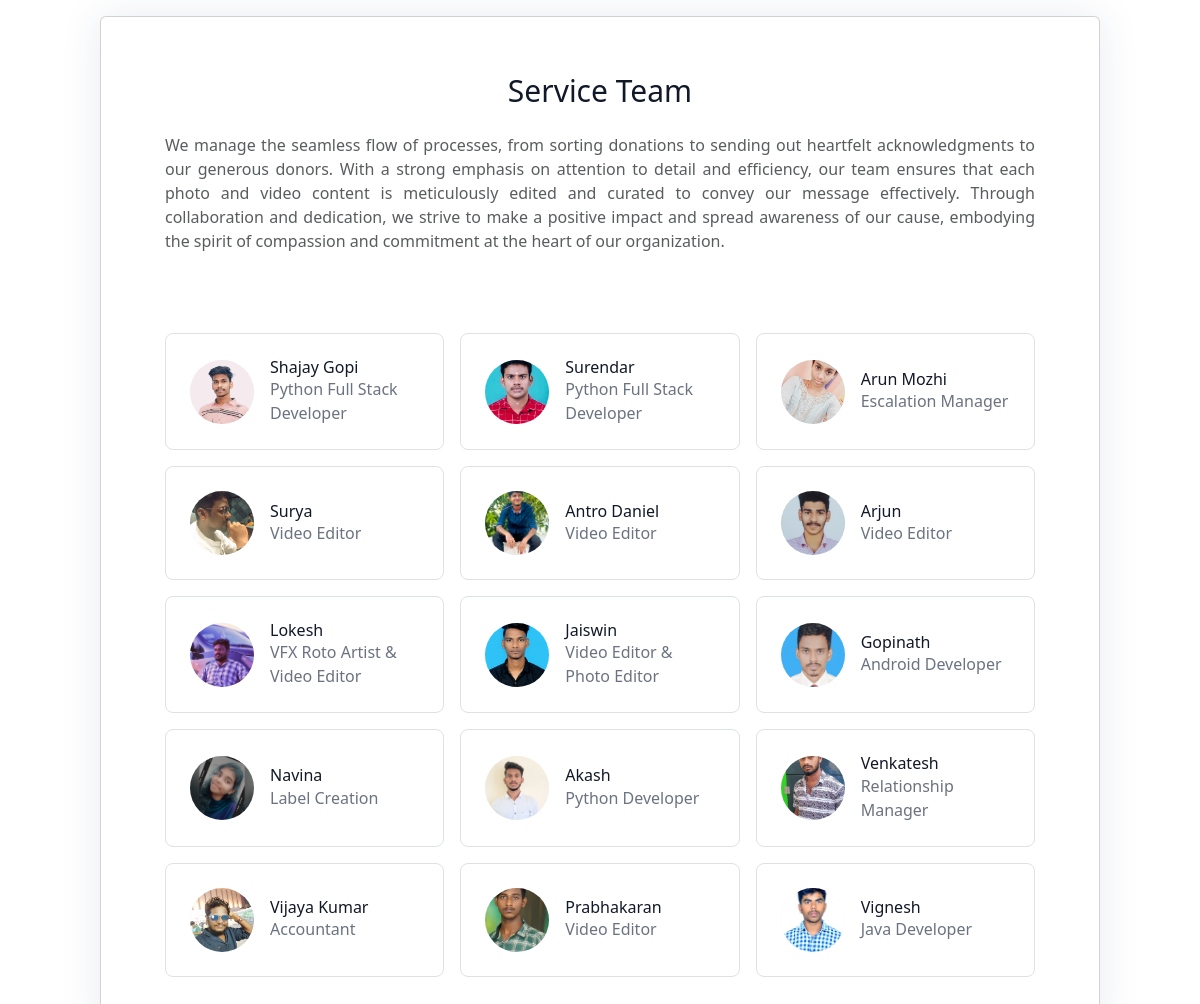
/team/ (signed in), run on an earlier commit of the app's database.
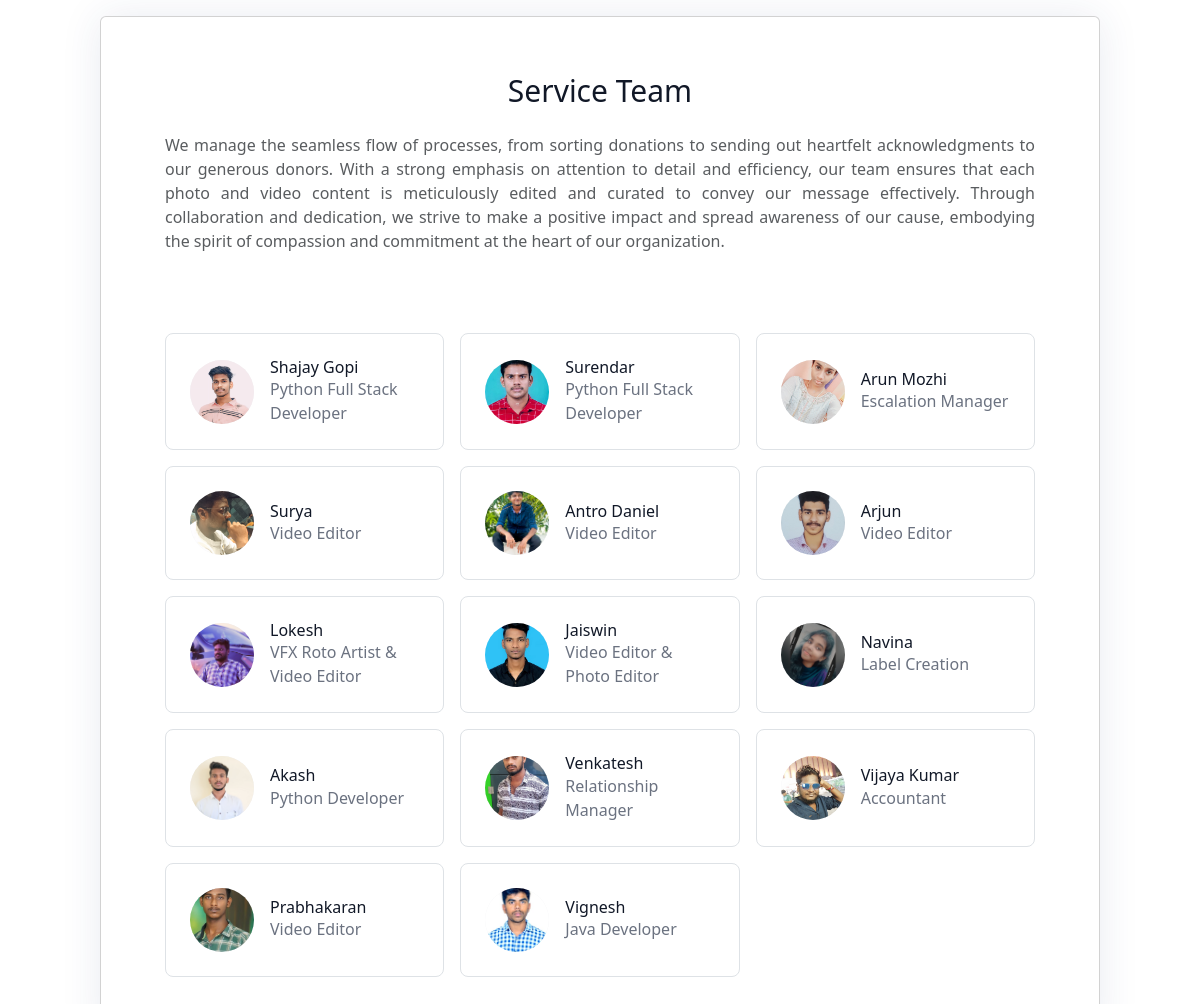
And on a later commit of the database.
### portal/models.py (models this page shows, shortened)
class TeamMember(models.Model):
    id = models.BigAutoField(primary_key=True)
    name = models.CharField(max_length=255)
    designation = models.CharField(max_length=255)
    position = models.CharField(max_length=255)
    image = models.ImageField(upload_to='team_member_images/', null=True, blank=True)

### portal/views.py (the view)
# urls.py: path('team/', views.team, name='team'),
def team(request):
    if request.user.is_authenticated:
        team_members = TeamMember.objects.all()
        return render(request, 'portal/team.html', {'team_members': team_members})
    else:
        return redirect('login')

### portal/templates/portal/team.html (shortened to what this page needs)
<!DOCTYPE html>
{% load static %}
<html lang="en">
<head>
    <script src="https://cdn.tailwindcss.com"></script>
    <link href="https://cdn.jsdelivr.net/npm/bootstrap@5.3.3/dist/css/bootstrap.min.css" rel="stylesheet">
</head>
<body>
    <div class="container">
        <div class="card p-3 mt-3" style="box-shadow: 0px 1px 40px 0px rgba(40, 63, 116, 0.1)">
    <section class="text-gray-600 body-font">
    <div class="container px-5 py-10 mx-auto">
        <div class="flex flex-col text-center w-full mb-20">
        <h1 class="sm:text-3xl text-2xl font-medium title-font mb-4 text-gray-900">Service Team</h1>
        <p class="text-muted" style="text-align:justify" >We manage the seamless flow of processes, from sorting donations to sending out heartfelt acknowledgments to our generous donors. With a strong emphasis on attention to detail and efficiency, our team ensures that each photo and video content is meticulously edited and curated to convey our message effectively. Through collaboration and dedication, we strive to make a positive impact and spread awareness of our cause, embodying the spirit of compassion and commitment at the heart of our organization.</p>
        </div>
        <div class="flex flex-wrap -m-2">
            {% for team_member in team_members %}
            <div class="p-2 lg:w-1/3 md:w-1/2 w-full">
                <div class="h-full flex items-center border-gray-200 border p-4 rounded-lg">
                    <img alt="{{ team_member.name }}" class="w-16 h-16 bg-gray-100 object-cover object-center flex-shrink-0 rounded-full mr-4" src="{{ team_member.image.url }}">
                    <div class="flex-grow">
                        <h2 class="text-gray-900 title-font font-medium">{{ team_member.name }}</h2>
                        <p class="text-gray-500">{{ team_member.designation }}</p>
                    </div>
                </div>
            </div>
            {% endfor %}
        </div>
    </div>
    </section>
</div>
</div>
</body>
</html>

What changed in the data, as far as the page shows it:
removed TeamMember: image (picture), name "Gopinath", designation "Android Developer"
